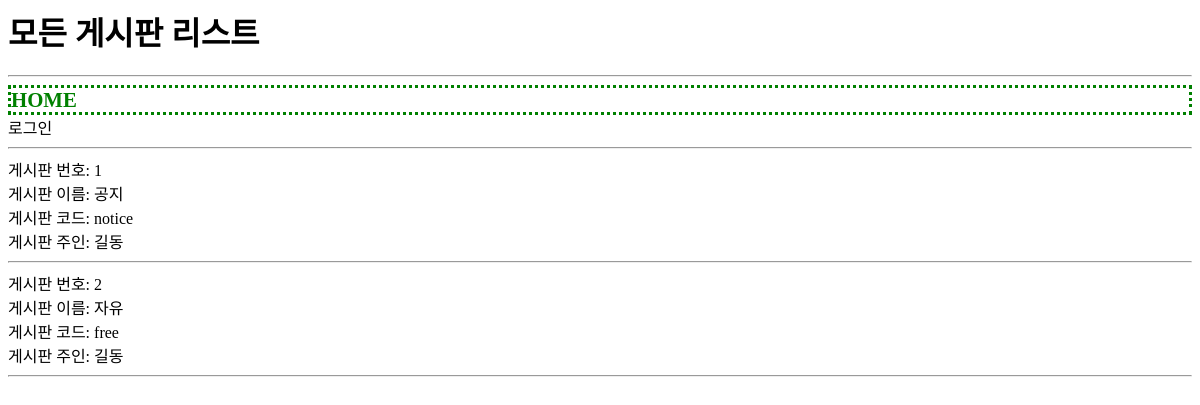
/usr/board/list.php, run on an earlier commit of the app's database.
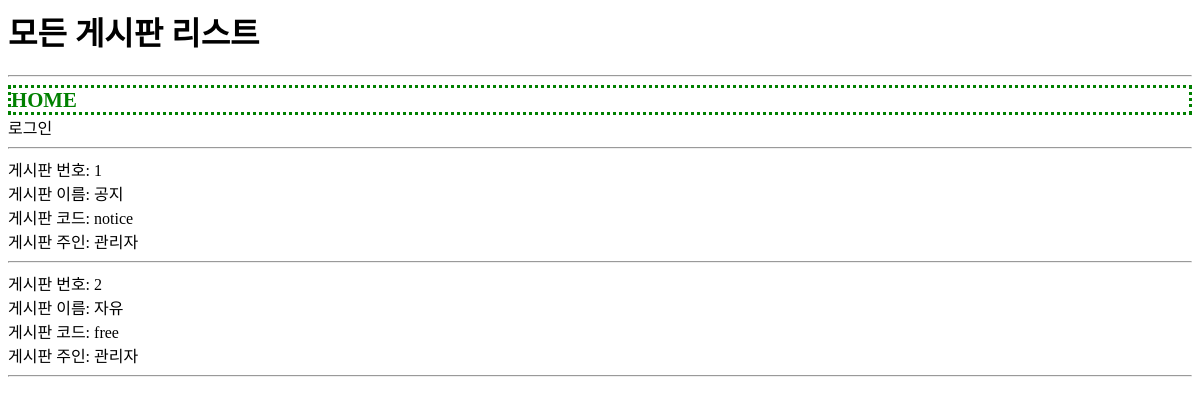
And on a later commit of the database.
### tables this page shows
CREATE TABLE board(
    id INT(10) UNSIGNED NOT NULL PRIMARY KEY AUTO_INCREMENT,
    regDate DATETIME NOT NULL,
    updateDate DATETIME NOT NULL,
    memberId INT(10) UNSIGNED NOT NULL,
    `name` VARCHAR(100) NOT NULL,
    `code` VARCHAR(100) NOT NULL
);

CREATE TABLE `member`(
	id INT(10) UNSIGNED NOT NULL PRIMARY KEY AUTO_INCREMENT,
	delStatus INT(1) UNSIGNED NOT NULL,
	regDate DATETIME NOT NULL,
	updateDate DATETIME NOT NULL,
	loginId CHAR(20) NOT NULL,
	loginPw CHAR(100) NOT NULL,
	`name` CHAR(20) NOT NULL,
	nickname CHAR(20) NOT NULL,
	cellphoneNo CHAR(20) NOT NULL,
	email CHAR(100) NOT NULL
);

### util.php (called while the page is built, shortened)
<?php
function DB__getRow($sql) {
  global $dbConn;
  $rs = mysqli_query($dbConn, $sql);
  $row = mysqli_fetch_assoc($rs);
  return $row;
}
function DB__getRows($sql) {
  global $dbConn;
  $rs = mysqli_query($dbConn, $sql);
  $rows = [];
  while ( $row = mysqli_fetch_assoc($rs) ) {
    $rows[] = $row;
  }
  return $rows;
}
?>

### usr/board/list.php (the view, shortened to what this page needs)
<?php
$sqlGetBoards = "
SELECT * FROM board
";
$boards = DB__getRows($sqlGetBoards);
require_once __DIR__ . '/../head.php';
?>
<?php foreach($boards as $board){?>
    <?php
    $memberId = $board['memberId'];
    $sqlGetMember = "
    SELECT * FROM member
    WHERE id = ${memberId}
    ";
    $member = DB__getRow($sqlGetMember);
    ?>
    <a href="detail.php?id=<?=$board['id']?>">
    게시판 번호: <?=$board['id']?><br>
    게시판 이름: <?=$board['name']?><br>
    게시판 코드: <?=$board['code']?><br>
    게시판 주인: <?=$member['nickname']?>
    </a>
    <hr>
<?php } ?>
<?php
require_once __DIR__ . '/../foot.php';
?>

What changed in the data, as far as the page shows it:
changed through a linked row, board "공지": memberId.nickname "길동" → "관리자"
changed through a linked row, board "자유": memberId.nickname "길동" → "관리자"
